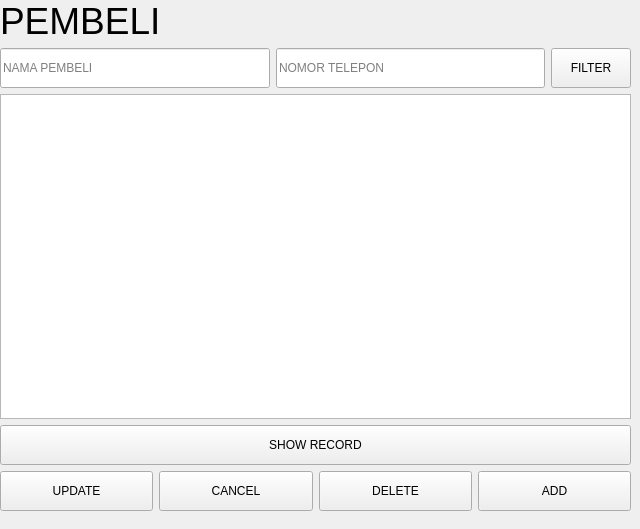
<?xml version="1.0" encoding="UTF-8"?>
<ui version="4.0">
 <class>Form</class>
 <widget class="QWidget" name="Form">
  <property name="geometry">
   <rect>
    <x>0</x>
    <y>0</y>
    <width>640</width>
    <height>529</height>
   </rect>
  </property>
  <property name="windowTitle">
   <string>Form</string>
  </property>
  <widget class="QWidget" name="verticalLayoutWidget">
   <property name="geometry">
    <rect>
     <x>0</x>
     <y>0</y>
     <width>631</width>
     <height>511</height>
    </rect>
   </property>
   <layout class="QVBoxLayout" name="verticalLayout">
    <item>
     <widget class="QLabel" name="judul">
      <property name="minimumSize">
       <size>
        <width>0</width>
        <height>40</height>
       </size>
      </property>
      <property name="font">
       <font>
        <pointsize>28</pointsize>
       </font>
      </property>
      <property name="text">
       <string>PEMBELI</string>
      </property>
     </widget>
    </item>
    <item>
     <layout class="QHBoxLayout" name="horizontalLayout">
      <item>
       <widget class="QLineEdit" name="namapembeli">
        <property name="minimumSize">
         <size>
          <width>0</width>
          <height>40</height>
         </size>
        </property>
        <property name="placeholderText">
         <string>NAMA PEMBELI</string>
        </property>
       </widget>
      </item>
      <item>
       <widget class="QLineEdit" name="nomortelepon">
        <property name="minimumSize">
         <size>
          <width>0</width>
          <height>40</height>
         </size>
        </property>
        <property name="text">
         <string/>
        </property>
        <property name="placeholderText">
         <string>NOMOR TELEPON</string>
        </property>
       </widget>
      </item>
      <item>
       <widget class="QPushButton" name="filter">
        <property name="minimumSize">
         <size>
          <width>0</width>
          <height>40</height>
         </size>
        </property>
        <property name="text">
         <string>FILTER</string>
        </property>
       </widget>
      </item>
     </layout>
    </item>
    <item>
     <widget class="QTableView" name="tableView">
      <attribute name="horizontalHeaderStretchLastSection">
       <bool>true</bool>
      </attribute>
     </widget>
    </item>
    <item>
     <widget class="QPushButton" name="showrecord">
      <property name="minimumSize">
       <size>
        <width>0</width>
        <height>40</height>
       </size>
      </property>
      <property name="text">
       <string>SHOW RECORD</string>
      </property>
     </widget>
    </item>
    <item>
     <layout class="QHBoxLayout" name="horizontalLayout_2">
      <item>
       <widget class="QPushButton" name="UPDATE">
        <property name="minimumSize">
         <size>
          <width>0</width>
          <height>40</height>
         </size>
        </property>
        <property name="text">
         <string>UPDATE</string>
        </property>
       </widget>
      </item>
      <item>
       <widget class="QPushButton" name="CANCEL">
        <property name="minimumSize">
         <size>
          <width>0</width>
          <height>40</height>
         </size>
        </property>
        <property name="text">
         <string>CANCEL</string>
        </property>
       </widget>
      </item>
      <item>
       <widget class="QPushButton" name="DELETE">
        <property name="minimumSize">
         <size>
          <width>0</width>
          <height>40</height>
         </size>
        </property>
        <property name="text">
         <string>DELETE</string>
        </property>
       </widget>
      </item>
      <item>
       <widget class="QPushButton" name="ADD">
        <property name="minimumSize">
         <size>
          <width>0</width>
          <height>40</height>
         </size>
        </property>
        <property name="text">
         <string>ADD</string>
        </property>
       </widget>
      </item>
     </layout>
    </item>
    <item>
     <layout class="QVBoxLayout" name="verticalLayout_2"/>
    </item>
   </layout>
  </widget>
 </widget>
 <resources/>
 <connections/>
</ui>
